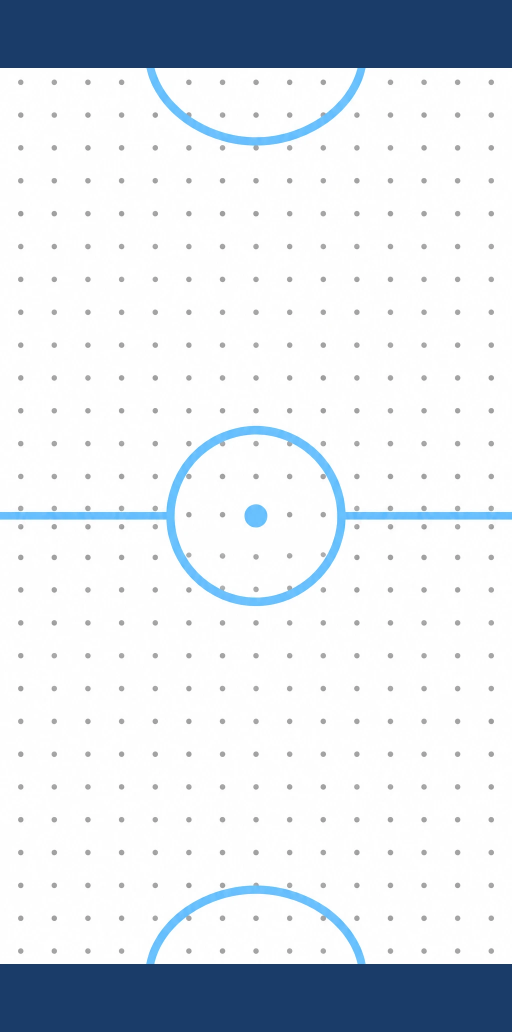
#> input picture src/assets/table-classic-surface.webp, 1024 x 2064 px, found by its file name (shown at 1/2 size)
$ python surface_dimsum.py
#> lines starting #> are read from the running program, lines starting #| are printed output that depends on the picture; after the words box and inside, x2 and y2 are one past the last pixel; in counts of white or black regions, pixels touching at a corner belong together
# Sharp Dim Sum playing surface: the Classic surface layout (dots, lines, circle, creases, goal-mouth
# bands, same line widths) on plain warm cream, soft tan dots, markings in solid warm brown, no outline
# (colors sampled from concept asset_DZGCwTfwbeQ216tPczHpo3dW).
import numpy as np
from PIL import Image

CLASSIC = '../../src/assets/table-classic-surface.webp'
CREAM = np.array([253, 247, 229], np.float32)
DOT = np.array([224, 200, 162], np.float32)
BROWN = np.array([190, 118, 52], np.float32)
POCKET = np.array([70, 44, 24], np.float32)

cl = np.asarray(Image.open(CLASSIC).convert('RGB')).astype(np.float32)
H, W = cl.shape[:2]
#> H = 2064; W = 1024
r, g, b = cl[..., 0], cl[..., 1], cl[..., 2]
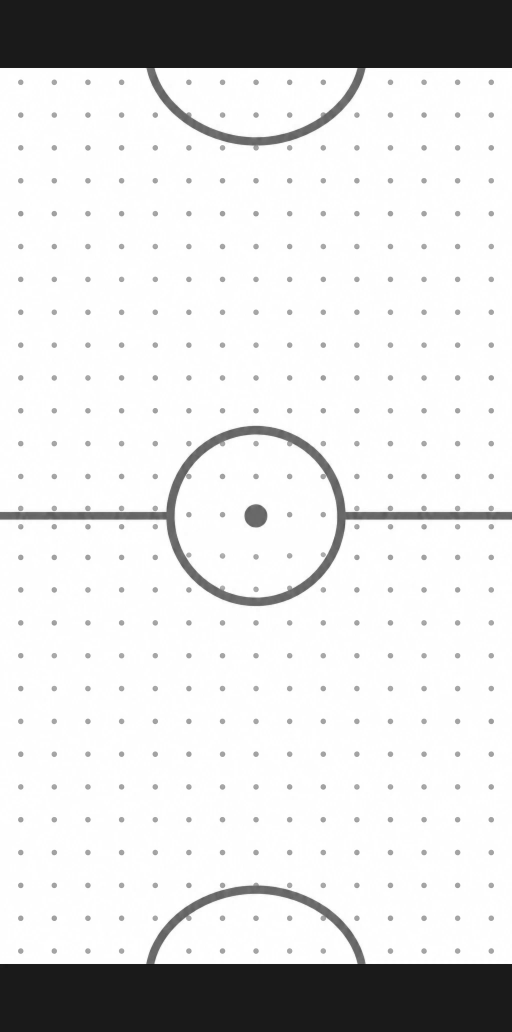
#> r: shape (2064, 1024) float32 (shown at 1/2 size); min 15, max 255, mean 219
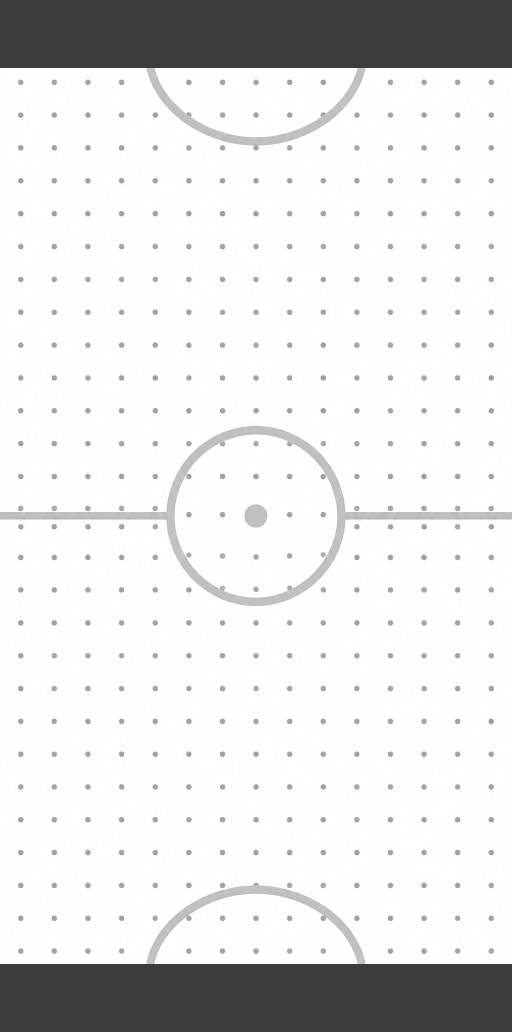
#> g: shape (2064, 1024) float32 (shown at 1/2 size); min 58, max 255, mean 225.5
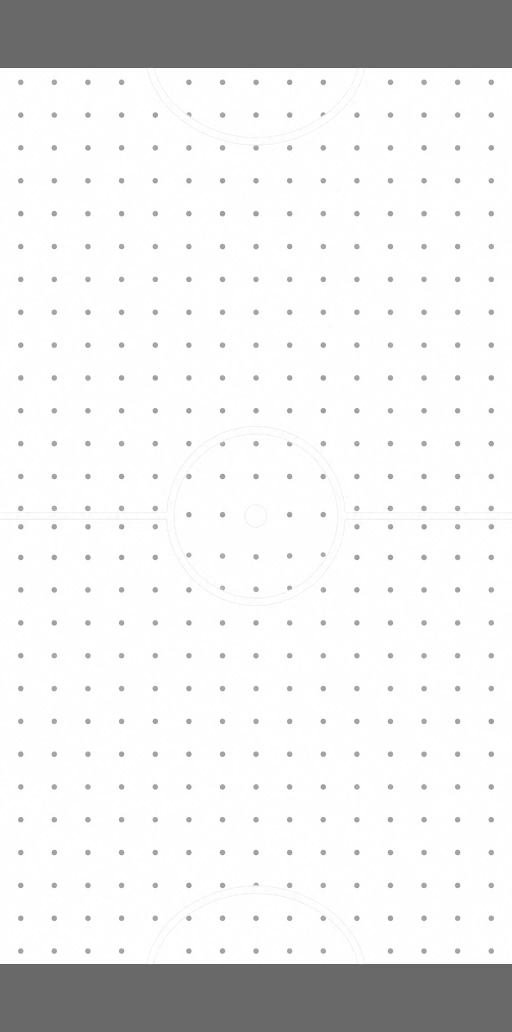
#> b: shape (2064, 1024) float32 (shown at 1/2 size); min 91, max 255, mean 232.8
lum = cl.mean(-1); chroma = cl.max(-1) - cl.min(-1)
#> after `chroma = cl.max(-1) - cl.min(-1)`:
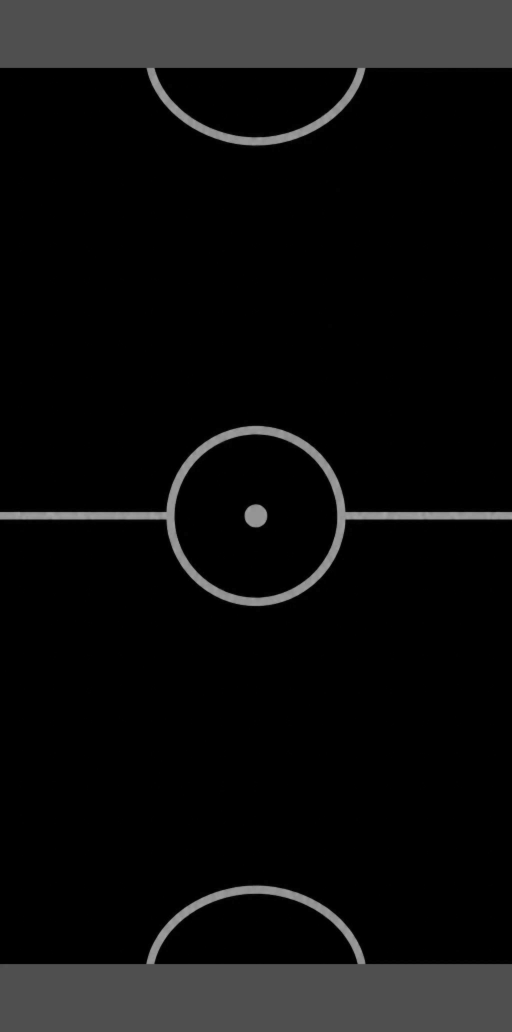
#> chroma: shape (2064, 1024) float32 (shown at 1/2 size); min 0, max 171, mean 13.8
navy = (lum < 110) & (b > r)
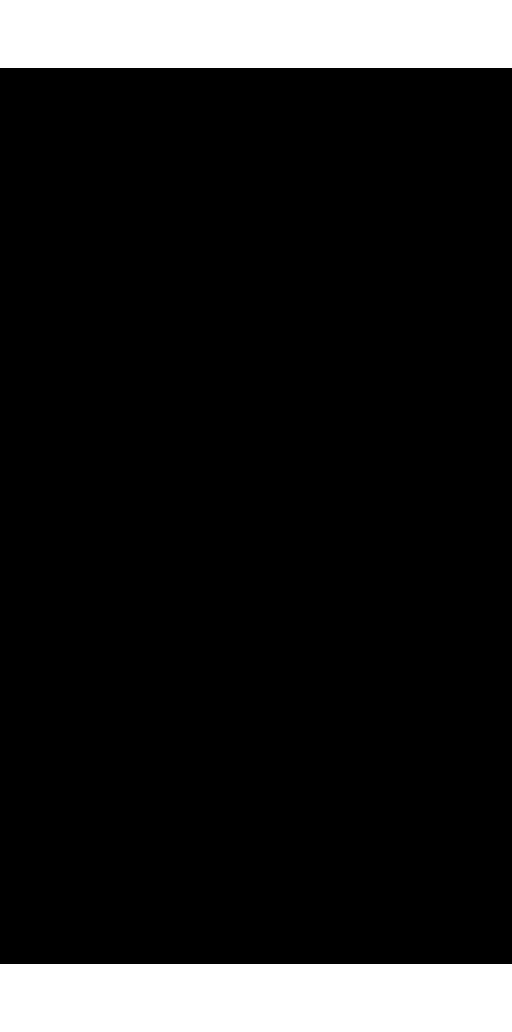
#> navy: shape (2064, 1024) bool (shown at 1/2 size); 13.2% white; 2 white regions, box (x1, y1, x2, y2) and area: (0, 0, 1024, 136) 139264, (0, 1928, 1024, 2064) 139264
lines = np.clip((b - r - 20) / 110, 0, 1) * ~navy
dots = np.clip((236 - lum) / 90, 0, 1) * (chroma < 30) * ~navy
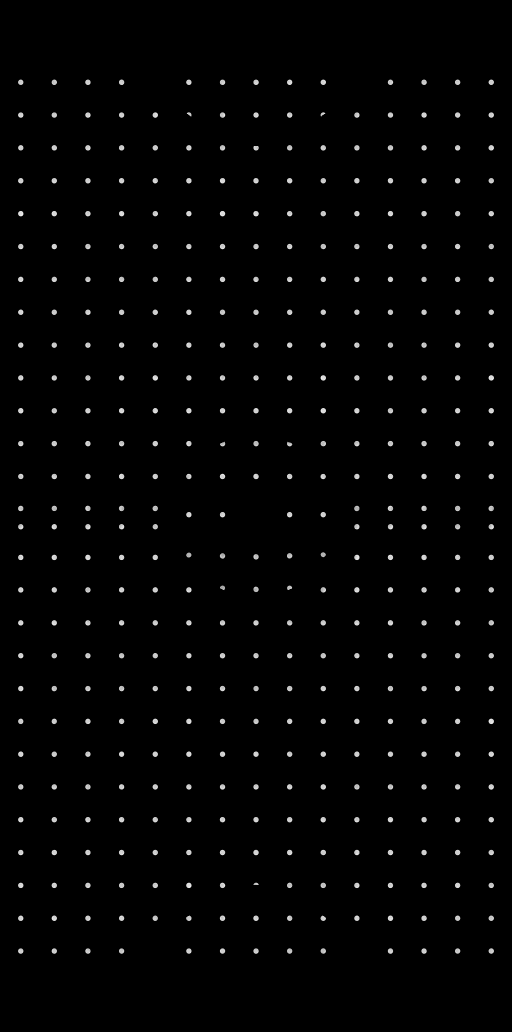
#> dots: shape (2064, 1024) float32 (shown at 1/2 size); min 0, max 1, mean 0.0142

img = np.broadcast_to(CREAM, (H, W, 3)).astype(np.float32).copy()
img = img * (1 - dots[..., None]) + DOT * dots[..., None]
img = img * (1 - lines[..., None]) + BROWN * lines[..., None]
img[navy] = POCKET
out = Image.fromarray(np.clip(img, 0, 255).astype(np.uint8))
out.save('scripts/surface_dimsum.png'); out.resize((256, 516)).save('scripts/sd_small.png')
#> after `out.save('scripts/surface_dimsum.png')`:
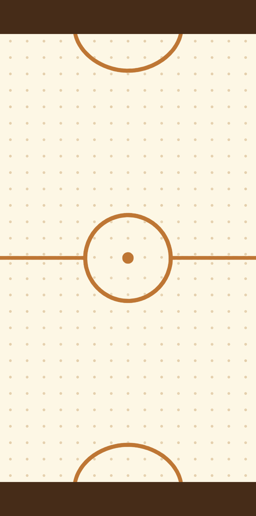
#> saved as sd_small.png: PIL image 256x516 RGB; mean R, G, B 227, 216.7, 197
print('ok', W, H)
#| ok 1024 2064
